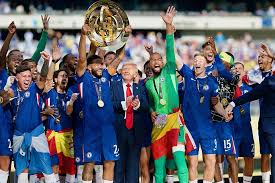
//> input picture codigo/p01_opencv/images.jpg, 275 x 183 px, given in place of the camera
$ ./main   (built with g++ and OpenCV 4)
//> lines starting //> are read from the running program, lines starting //| are printed output that depends on the picture; after the words box and inside, x2 and y2 are one past the last pixel; in counts of white or black regions, pixels touching at a corner belong together
#include <iostream>
#include <opencv2/opencv.hpp>

using namespace std;
using namespace cv;

// trackbar: ingresar valores para ir probando ese rato la imagen
int lmin = 0, aMin = 0, bMin = 0;
int lmax = 255, aMax = 255, bMax = 255;

void eventoTrackbar(int v, void* /*data*/){
    cout << "Valor trackbar: " << v << " L min: " << lmin << endl;
}

int main() {

    VideoCapture video(0);
    if (!video.isOpened()) {
        cout << "Error: No se pudo abrir la cámara" << endl;
        return -1;
    }

    namedWindow("Video", WINDOW_AUTOSIZE);
    namedWindow("HSV", WINDOW_AUTOSIZE);  // 0 a 180
    namedWindow("LAB", WINDOW_AUTOSIZE); // 0 a 255
    namedWindow("BINARIA", WINDOW_AUTOSIZE);
    namedWindow("MASCARA", WINDOW_AUTOSIZE);
    namedWindow("AND", WINDOW_AUTOSIZE);
    namedWindow("OR", WINDOW_AUTOSIZE);
    namedWindow("NEGATIVO", WINDOW_AUTOSIZE);
    namedWindow("Lienzo", WINDOW_AUTOSIZE);

    createTrackbar("L min", "Video", &lmin, 255, eventoTrackbar, NULL);
    createTrackbar("A min", "Video", &aMin, 255, eventoTrackbar, NULL);
    createTrackbar("B min", "Video", &bMin, 255, eventoTrackbar, NULL);

    createTrackbar("L max", "Video", &lmax, 255, eventoTrackbar, NULL);
    createTrackbar("A max", "Video", &aMax, 255, eventoTrackbar, NULL);
    createTrackbar("B max", "Video", &bMax, 255, eventoTrackbar, NULL);

    Mat frame;
    Mat hsv;
    Mat lab;
    Mat binaria;
    Mat imagenAnd;
    Mat imagenOr;
    Mat negativo;


    int frameHeight = video.get(CAP_PROP_FRAME_HEIGHT);
    int frameWidth = video.get(CAP_PROP_FRAME_WIDTH);

    cout << "Ancho: " << frameWidth << " Alto: " << frameHeight << endl;

    Mat mascaraM = Mat::zeros(Size(frameWidth, frameHeight), CV_8UC1);
    circle(mascaraM, Point(frameWidth / 2, frameHeight / 2), 73, Scalar(255), -1);
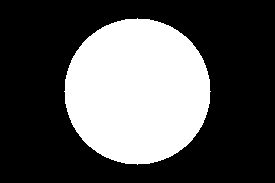
//> mascaraM: 183 rows x 275 cols, CV_8UC1; 33.2% white; 1 white region, box (x1, y1, x2, y2) and area: (64, 18, 211, 165) 16729

    Mat lienzo;
    Mat tmp;

    while (true){
        video >> frame;
//> frame is the input picture: 183 rows x 275 cols, CV_8UC3; mean B, G, R 103.9, 95, 91.8
        flip(frame, frame, 1);
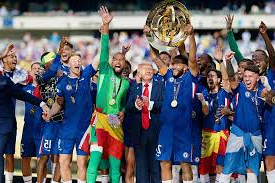
//> frame: 183 rows x 275 cols, CV_8UC3; mean B, G, R 103.9, 95, 91.8

        cvtColor(frame, hsv, COLOR_BGR2HSV);
//> hsv: 183 rows x 275 cols, CV_8UC3; mean H, S, V 75.5, 136.9, 126.6
        cvtColor(frame, lab, COLOR_BGR2Lab);
//> lab: 183 rows x 275 cols, CV_8UC3; mean of channels 0, 1, 2 102.5, 133.6, 123.5

        inRange(lab, Scalar(lmin, aMin, bMin), Scalar(lmax, aMax, bMax), binaria);
//> binaria: 183 rows x 275 cols, CV_8UC1; every value is 255

        bitwise_and(frame, frame, imagenAnd, mascaraM);

        bitwise_or(frame, frame, imagenOr, mascaraM);

        bitwise_not(frame, negativo);
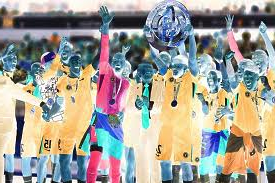
//> negativo: 183 rows x 275 cols, CV_8UC3; mean B, G, R 151.1, 160, 163.2

        bitwise_and(frame, frame, tmp, binaria);

        lienzo = Mat::zeros(Size(frameWidth * 2, frameHeight), CV_8UC3);
        tmp.copyTo(lienzo(Rect(frameWidth, 0, frameWidth, frameHeight)));
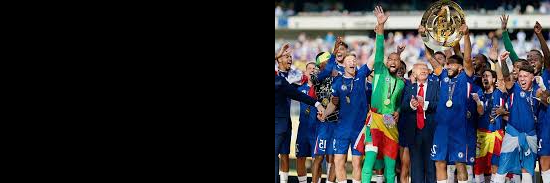
//> lienzo: 183 rows x 550 cols, CV_8UC3; mean B, G, R 51.9, 47.5, 45.9

        cvtColor(binaria, tmp, COLOR_GRAY2BGR);
//> tmp: 183 rows x 275 cols, CV_8UC3; every value is 255
        tmp.copyTo(lienzo(Rect(0, 0, frameWidth, frameHeight)));
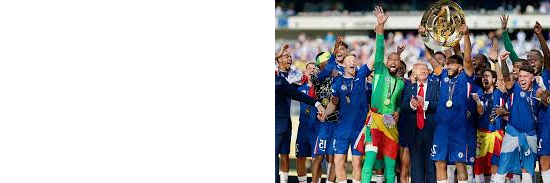
//> lienzo: 183 rows x 550 cols, CV_8UC3; mean B, G, R 179.4, 175, 173.4

        imshow("Video", frame);
        imshow("HSV", hsv);
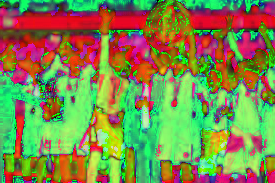
//> window 'HSV': 183 rows x 275 cols, CV_8UC3; mean B, G, R 75.5, 136.9, 126.6
        imshow("LAB", lab);
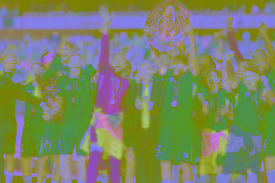
//> window 'LAB': 183 rows x 275 cols, CV_8UC3; mean B, G, R 102.5, 133.6, 123.5
        imshow("BINARIA", binaria);
        imshow("MASCARA", mascaraM);
        imshow("AND", imagenAnd);
        imshow("OR", imagenOr);
        imshow("NEGATIVO", negativo);
        imshow("Lienzo", lienzo);

        if (waitKey(23) == 27){
//> the Esc key is pressed
            break;
        }
    }

    video.release();
    destroyAllWindows();

    return 0;
}

// bitwise, espacios de color, lienzos

$ run again, on codigo/p01_opencv/original.jpg
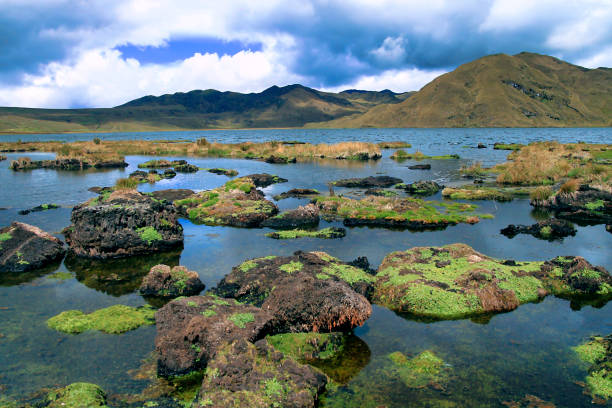
//> input picture codigo/p01_opencv/original.jpg, 612 x 408 px, given in place of the camera
//> `circle(mascaraM, Point(frameWidth / 2, frameHeight / 2), 73, Scalar(25..`:
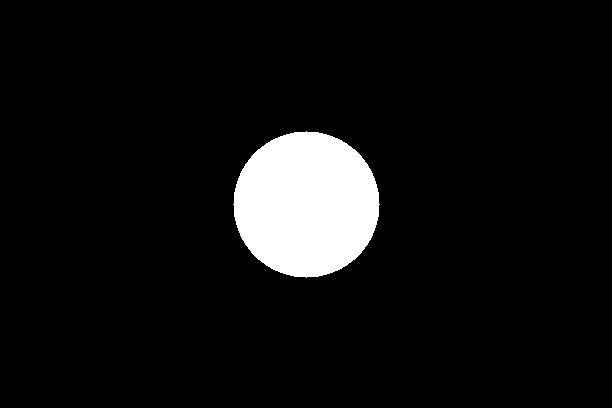
//> mascaraM: 408 rows x 612 cols, CV_8UC1; 6.7% white; 1 white region, box (x1, y1, x2, y2) and area: (233, 131, 380, 278) 16729
//> frame is the input picture: 408 rows x 612 cols, CV_8UC3; mean B, G, R 119.2, 120.3, 102.6
//> hsv: 408 rows x 612 cols, CV_8UC3; mean H, S, V 72.3, 101.2, 138
//> lab: 408 rows x 612 cols, CV_8UC3; mean of channels 0, 1, 2 124.1, 123.3, 127.2
//> binaria: 408 rows x 612 cols, CV_8UC1; every value is 255
//> tmp: 408 rows x 612 cols, CV_8UC3; every value is 255
//> `imshow("LAB", lab);`:
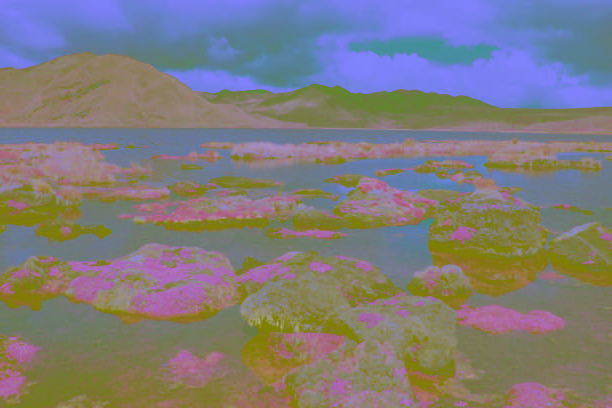
//> window 'LAB': 408 rows x 612 cols, CV_8UC3; mean B, G, R 124.1, 123.3, 127.2
